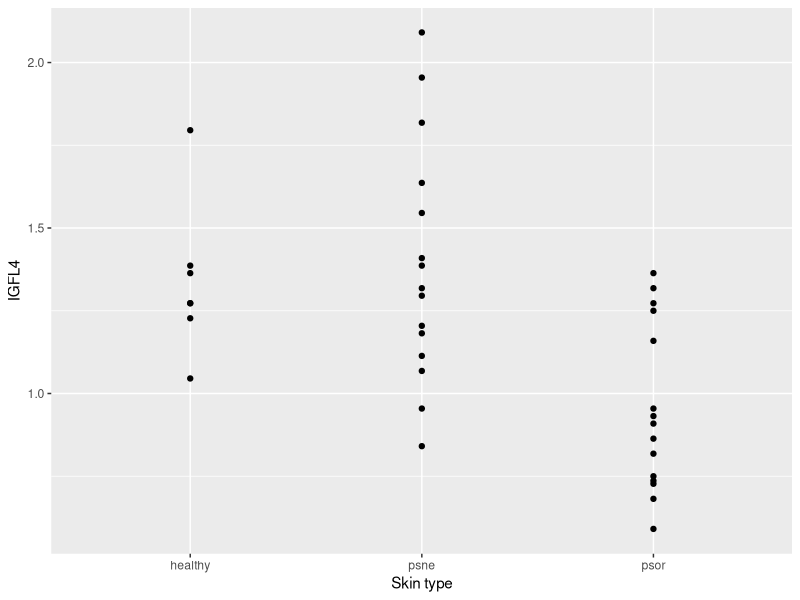

R code for this plot:
## ---- chunk 1
knitr::opts_chunk$set(echo = TRUE, eval = TRUE, warning = FALSE)
## ---- chunk 2
#install.packages("tidyverse")
#install.packages("readxl")
#install.packages("emmeans")
library(tidyverse)
library(readxl)
library(emmeans)
## ---- chunk 3
# Read in the data from Excel file and call it psoriasisData
psoriasisData <- read_excel("./data/psoriasis.xlsx")

# View the top rows of the dataset
head(psoriasisData)

# Extract the data of interest containing the IGFL4 expression levels and skin sample type from the dataset and call this subset psorData
psorData  <- select(psoriasisData, type, IGFL4)

# View the top rows of the dataset psorData


# Change variable named 'type' to factor so that we can use in our analysis in the next steps
# First let's check if it is character
is.character(psorData$type)

# Now change to factor
psorData <- mutate(psorData, type = factor(type))
# Again, let's check if it is factor now


# Check that there are 15, 15 and 7 skin samples in the three groups. Hint: count()

## ---- chunk 4
# (1) a plot showing three groups of skin samples (healthy, psne, psor) and IGFL4 expression levels from each skin sample
ggplot(psorData, aes(x=type, y=IGFL4)) +
  geom_point() + 
  labs(x="Skin type", y="IGFL4")

# (2) a boxplot for the same group-wise comparison. Hint: geom_boxplot()


# And finally, obtain the group-wise (healthy, psne, psor) descriptive statistics (mean, median and standard deviation). Hint: group_by()

## ---- chunk 5
# oneway analysis of variance (ANOVA)
oneway <- lm(log(IGFL4) ~ type, data=psorData)

# View the model coefficients

## ---- chunk 6
# Carry out an $F$-test for the overall effect of the explanatory (i.e. independent) variable

## ---- chunk 7
# Run emmeans
emmeans(oneway,~type)

# Perform post hoc pairwise comparisons
